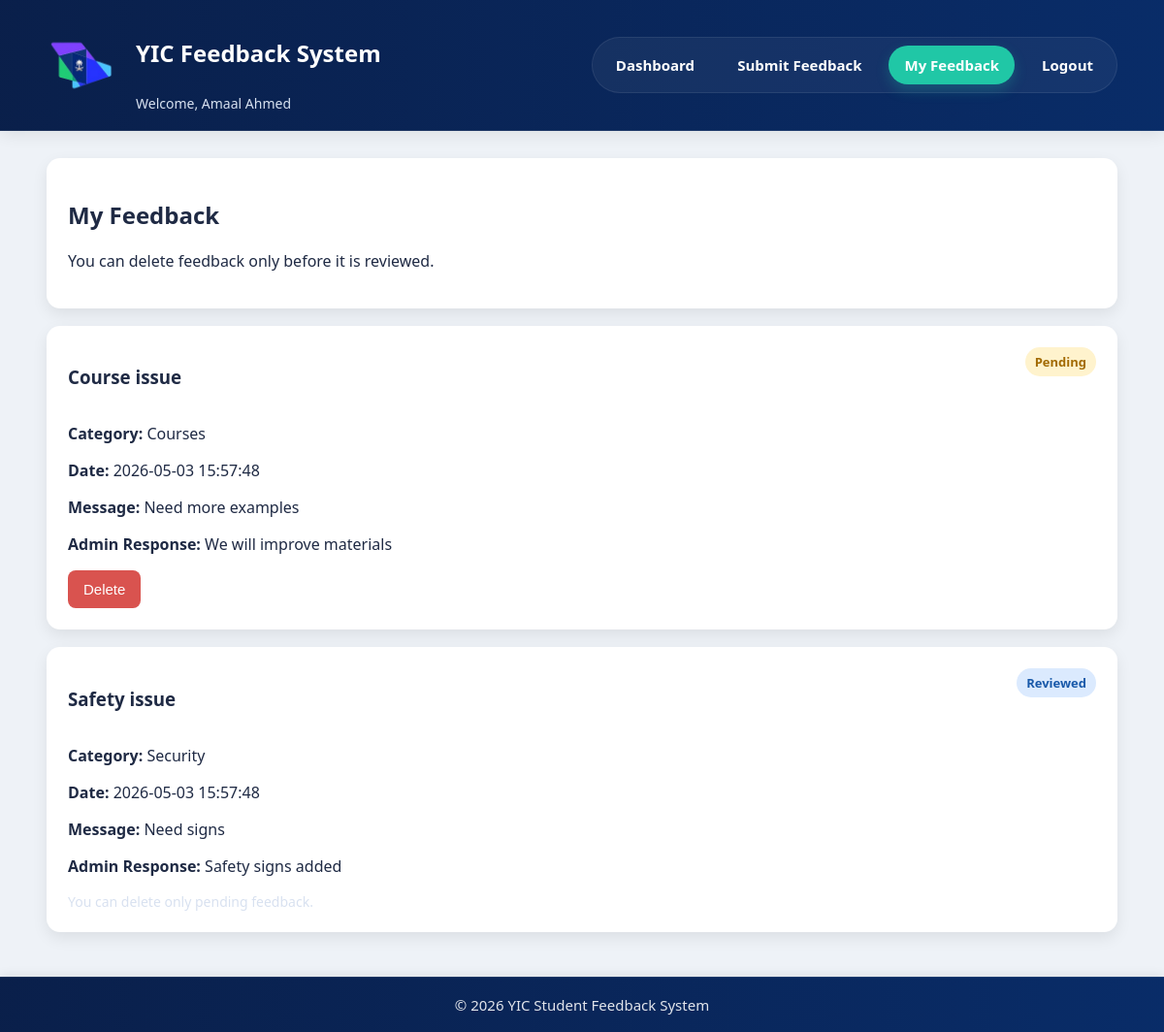
The page /view_feedback.php (signed in) on the database its author committed.
### tables this page shows
CREATE TABLE `feedback` (
  `feedback_id` int NOT NULL,
  `user_id` int NOT NULL,
  `category_id` int NOT NULL,
  `title` varchar(150) NOT NULL,
  `message` text NOT NULL,
  `status` enum('pending','reviewed','resolved') NOT NULL DEFAULT 'pending',
  `created_at` timestamp NULL DEFAULT CURRENT_TIMESTAMP
);

CREATE TABLE `categories` (
  `category_id` int NOT NULL,
  `category_name` varchar(100) NOT NULL,
  `description` text
);

CREATE TABLE `responses` (
  `response_id` int NOT NULL,
  `feedback_id` int NOT NULL,
  `admin_id` int NOT NULL,
  `response_text` text NOT NULL,
  `response_date` timestamp NULL DEFAULT CURRENT_TIMESTAMP
);

### view_feedback.php (the view, shortened to what this page needs)
<?php
require_once "config/db.php";
$user_id = $_SESSION["user_id"];
$stmt = $conn->prepare("
    SELECT
        f.feedback_id,
        f.title,
        f.message,
        f.status,
        f.created_at,
        c.category_name,
        r.response_text
    FROM feedback f
    JOIN categories c ON f.category_id = c.category_id
    LEFT JOIN responses r ON f.feedback_id = r.feedback_id
    WHERE f.user_id = ?
    ORDER BY f.created_at DESC
");
$stmt->execute([$user_id]);
$feedbacks = $stmt->fetchAll(PDO::FETCH_ASSOC);
?>
<!DOCTYPE html>
<html lang="en">
<head>
  <link rel="stylesheet" href="style.css">
</head>
<body>
<header class="site-header">
  <div class="container header-content">
    <div class="logo-box">
      <img src="logo.png.png" alt="YIC Logo" class="logo-img">
      <div class="brand-text">
        <h2>YIC Feedback System</h2>
        <p class="header-subtitle">Welcome, <?php echo $_SESSION["name"]; ?></p>
      </div>
    </div>
    <nav class="header-nav">
      <a href="student_dashboard.php">Dashboard</a>
      <a href="submit_feedback.php">Submit Feedback</a>
      <a href="view_feedback.php" class="active">My Feedback</a>
      <a href="logout.php">Logout</a>
    </nav>
  </div>
</header>
<main class="container">
  <section class="card">
    <h2>My Feedback</h2>
    <p>You can delete feedback only before it is reviewed.</p>
  </section>
  <?php if (count($feedbacks) === 0): ?>
    <div class="card">
      <p>No feedback submitted yet.</p>
    </div>
  <?php else: ?>
    <?php foreach ($feedbacks as $item): ?>
      <div class="card">
        <div class="card-top">
          <h3><?php echo $item["title"]; ?></h3>
          <span class="status-badge <?php echo $item["status"]; ?>">
            <?php echo ucfirst($item["status"]); ?>
          </span>
        </div>
        <p><strong>Category:</strong> <?php echo $item["category_name"]; ?></p>
        <p><strong>Date:</strong> <?php echo $item["created_at"]; ?></p>
        <p><strong>Message:</strong> <?php echo $item["message"]; ?></p>
        <p><strong>Admin Response:</strong>
          <?php echo $item["response_text"] ? $item["response_text"] : "Waiting for response..."; ?>
        </p>
        <?php if ($item["status"] === "pending"): ?>
          <div class="action-row">
            <a href="view_feedback.php?delete=<?php echo $item["feedback_id"]; ?>" onclick="return confirm('Delete this feedback?');">
              <button class="danger-btn">Delete</button>
            </a>
          </div>
        <?php else: ?>
          <p class="small-text">You can delete only pending feedback.</p>
        <?php endif; ?>
      </div>
    <?php endforeach; ?>
  <?php endif; ?>
</main>
<footer class="bottom-footer">
  <div class="container footer-content">
    <p>&copy; 2026 YIC Student Feedback System</p>
  </div>
</footer>
</body>
</html>

### style.css (style rules this page uses)
* { box-sizing: border-box; }
html, body { height: 100%; }
body { font-family: 'Segoe UI', sans-serif; margin: 0; background: #eef2f7; color: #1f2a44; min-height: 100vh; display: flex; flex-direction: column; }
.container { width: min(1200px, 92%); margin: auto; }
.site-header, .top-header { background: linear-gradient(90deg, rgba(5, 27, 71, 0.98) 0%, rgba(4, 40, 101, 0.98) 100%); color: white; position: sticky; top: 0; z-index: 1000; border-bottom: 1px solid rgba(255, 255, 255, 0.08); box-shadow: 0 4px 16px rgba(0, 0, 0, 0.08); }
.header-content, .header-row { display: flex; justify-content: space-between; align-items: center; gap: 24px; padding: 18px 0; }
.header-nav { display: flex; gap: 12px; align-items: center; flex-wrap: wrap; margin: 0; padding: 8px; list-style: none; background: rgba(255, 255, 255, 0.05); border: 1px solid rgba(255, 255, 255, 0.08); border-radius: 999px; }
.header-nav a, .main-nav a, nav a { color: white; text-decoration: none; font-weight: 600; font-size: 15px; transition: all 0.25s ease; }
.header-nav a { display: inline-block; padding: 10px 16px; border-radius: 999px; }
.header-nav a.active, .main-nav a.active, nav a.active { background: #20c7a6; color: #ffffff; box-shadow: 0 6px 14px rgba(32, 199, 166, 0.24); }
.header-subtitle, .site-subtitle, .small-text { color: #d8e1f0; margin: 6px 0 0; font-size: 14px; }
main { padding: 28px 0; flex: 1; }
.card, .hero-card, .feature-card, .stat-card { background: white; padding: 22px; border-radius: 14px; box-shadow: 0 6px 16px rgba(0, 0, 0, 0.08); }
.card { margin-bottom: 18px; }
.card-top { display: flex; justify-content: space-between; align-items: flex-start; gap: 14px; }
button, .btn { background: #00c9a7; color: white; border: none; padding: 11px 16px; border-radius: 8px; cursor: pointer; text-decoration: none; display: inline-block; font-size: 15px; transition: 0.25s ease; }
.danger-btn { background: #d9534f; }
.logo-box { display: flex; align-items: center; gap: 16px; }
.logo-img { width: 76px; height: 76px; object-fit: contain; display: block; }
.brand-text { display: flex; flex-direction: column; justify-content: center; }
.action-row { display: flex; gap: 10px; flex-wrap: wrap; margin-top: 14px; }
.status-badge { display: inline-block; padding: 6px 10px; border-radius: 999px; font-size: 13px; font-weight: 600; }
.pending { background: #fff3cd; color: #a26a00; }
.reviewed { background: #dbeafe; color: #1859a9; }
.bottom-footer { background: linear-gradient(90deg, rgba(5, 27, 71, 0.98) 0%, rgba(4, 40, 101, 0.98) 100%); color: white; width: 100%; margin-top: auto; border-top: 1px solid rgba(255, 255, 255, 0.08); box-shadow: 0 -2px 10px rgba(0, 0, 0, 0.08); }
.footer-content { display: flex; justify-content: center; align-items: center; padding: 18px 0; text-align: center; }
.bottom-footer p { margin: 0; font-size: 15px; font-weight: 500; color: rgba(255, 255, 255, 0.88); }

### rows shown on the page
feedback: title "Course issue", status "Pending", category.category_name "Courses", created_at "2026-05-03 15:57:48", message "Need more examples", responses.response_text "We will improve materials"
feedback: title "Safety issue", status "Reviewed", category.category_name "Security", created_at "2026-05-03 15:57:48", message "Need signs", responses.response_text "Safety signs added", shows "You can delete only pending feedback."

### other values the page prints
$_SESSION["name"] "Amaal Ahmed"
